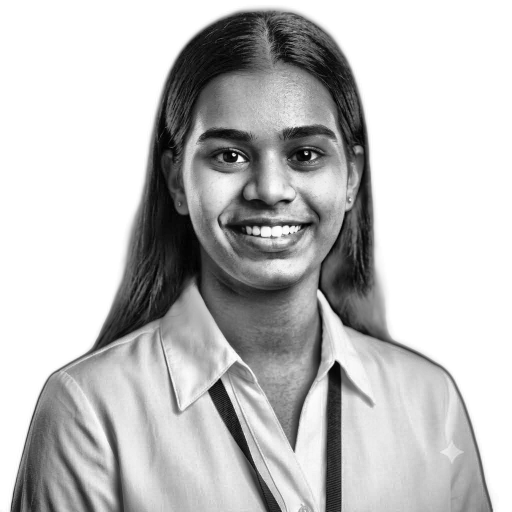
#> input picture source-prepped.png, 1024 x 1024 px, found by its file name (shown at 1/2 size)
$ python make_ascii_svg.py
#> lines starting #> are read from the running program, lines starting #| are printed output that depends on the picture
"""
STEP B — Turn the prepped photo into a "typing" ASCII portrait.

Every pixel of the photo becomes one text character. Bright pixels get
a light character (or nothing), dark pixels get a heavy character.
Each row of characters "wipes" into view left-to-right, one row after
another — like it's being typed onto the screen.

Usage:
    python scripts/make_ascii_svg.py
"""
from PIL import Image

INPUT_IMAGE = "source-prepped.png"
OUTPUT_SVG = "drushti-ascii.svg"

GRID_WIDTH = 100
GRID_HEIGHT = 53
RAMP = " .`:-=+*cs#%@"    # bright (sparse) -> dark (dense); space = blank
FONT_SIZE = 8
CHAR_W = FONT_SIZE * 0.6
CHAR_H = FONT_SIZE * 1.15
FILL_COLOR = "#c9d1d9"     # one color only — no rainbow, keeps it clean
STAGGER_PER_ROW = 0.06
ROW_TYPE_DURATION = 0.5


def image_to_ascii_grid(path, cols, rows):
#> called with path = 'source-prepped.png', cols = 100, rows = 53
    img = Image.open(path).convert("L").resize((cols, rows))
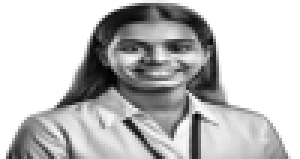
#> img: PIL image 100x53 L (shown 3 times larger); min 0, max 255, mean 192
    pixels = list(img.getdata())
#> pixels = 5300 values, max 255 at index 0, min 0 at index 3865, mean 192
    grid = []
    for r in range(rows):
        row_chars = []
        for c in range(cols):
            brightness = pixels[r * cols + c]
            idx = int((255 - brightness) / 255 * (len(RAMP) - 1))
            row_chars.append(RAMP[idx])
        grid.append("".join(row_chars))
#> after the loop, grid = 53 items
    return grid


def build_svg(grid):
    width = GRID_WIDTH * CHAR_W
    height = GRID_HEIGHT * CHAR_H

    parts = [
        f'<svg viewBox="0 0 {width:.0f} {height:.0f}" xmlns="http://www.w3.org/2000/svg" '
        f'font-family="monospace" font-size="{FONT_SIZE}">',
    ]

    for i, row_text in enumerate(grid):
        y = (i + 1) * CHAR_H
        start = i * STAGGER_PER_ROW
        clip_id = f"clip{i}"
        escaped = row_text.replace("&", "&amp;").replace("<", "&lt;").replace(">", "&gt;")

        parts.append(f'<clipPath id="{clip_id}">')
        parts.append(f'  <rect x="0" y="{y - CHAR_H:.1f}" width="0" height="{CHAR_H:.1f}">')
        parts.append(
            f'    <animate attributeName="width" from="0" to="{width:.0f}" '
            f'begin="{start:.2f}s" dur="{ROW_TYPE_DURATION}s" fill="freeze" />'
        )
        parts.append("  </rect>")
        parts.append("</clipPath>")
        parts.append(
            f'<text x="0" y="{y:.1f}" fill="{FILL_COLOR}" clip-path="url(#{clip_id})">{escaped}</text>'
        )

    parts.append("</svg>")
    return "\n".join(parts)


if __name__ == "__main__":
    grid = image_to_ascii_grid(INPUT_IMAGE, GRID_WIDTH, GRID_HEIGHT)
#> grid = 53 items
    svg = build_svg(grid)
#> the loop in build_svg, `for i, row_text in enumerate(grid):` made 53 passes
#> (y, start, clip_id) on passes 1 to 12: (9.2, 0, 'clip0'), (18.4, 0.06, 'clip1'), (27.6, 0.12, 'clip2'), (36.8, 0.18, 'clip3'), (46, 0.24, 'clip4'), (55.2, 0.3, 'clip5'), (64.4, 0.36, 'clip6'), (73.6, 0.42, 'clip7'), (82.8, 0.48, 'clip8'), (92, 0.54, 'clip9'), (101.2, 0.6, 'clip10'), (110.4, 0.66, 'clip11')
#> after the loop in build_svg, `for i, row_text in enumerate(grid):`: parts = 319 items
    with open(OUTPUT_SVG, "w") as f:
        f.write(svg)
    print(f"✅ ASCII portrait SVG saved -> {OUTPUT_SVG}")

$ run again, with my-photo.jpeg saved as source-prepped.png
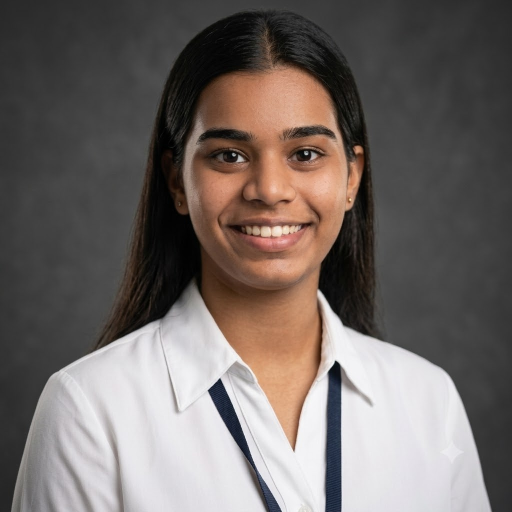
#> input picture my-photo.jpeg, 1024 x 1024 px, found by its file name (shown at 1/2 size)
#> in image_to_ascii_grid, `img = Image.open(path).convert("L").resize((cols, rows))`:
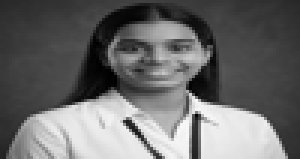
#> img: PIL image 100x53 L (shown 3 times larger); min 0, max 248, mean 107.1
#> pixels = 5300 values, max 248 at index 3365, min 0 at index 1432, mean 107.1
#> after the loop in image_to_ascii_grid, `for r in range(rows):`: grid = 53 items
#> the loop in build_svg, `for i, row_text in enumerate(grid):` made 53 passes
#> (y, start, clip_id) on passes 1 to 8: (9.2, 0, 'clip0'), (18.4, 0.06, 'clip1'), (27.6, 0.12, 'clip2'), (36.8, 0.18, 'clip3'), (46, 0.24, 'clip4'), (55.2, 0.3, 'clip5'), (64.4, 0.36, 'clip6'), (73.6, 0.42, 'clip7')
#> after the loop in build_svg, `for i, row_text in enumerate(grid):`: parts = 319 items
